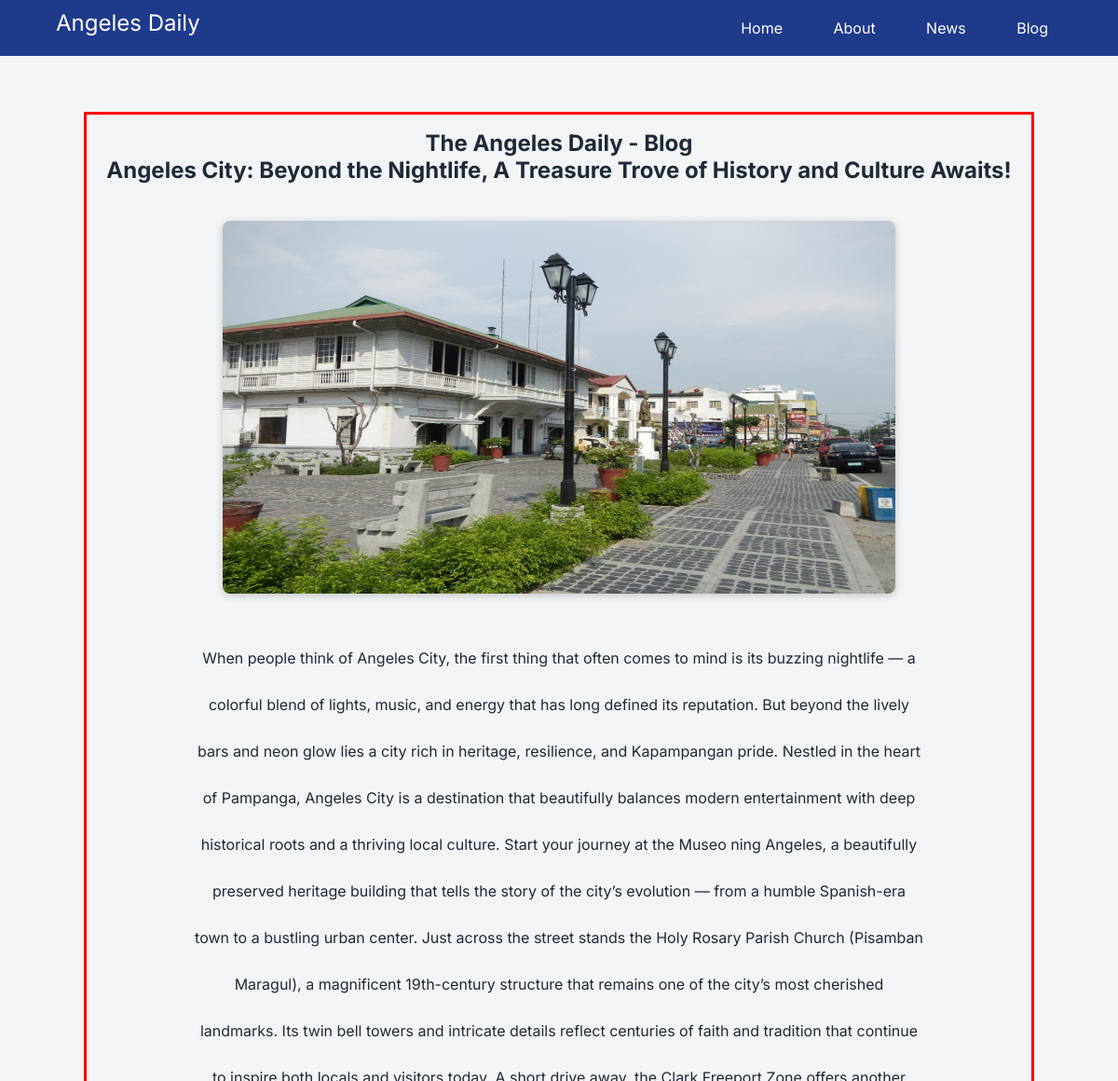
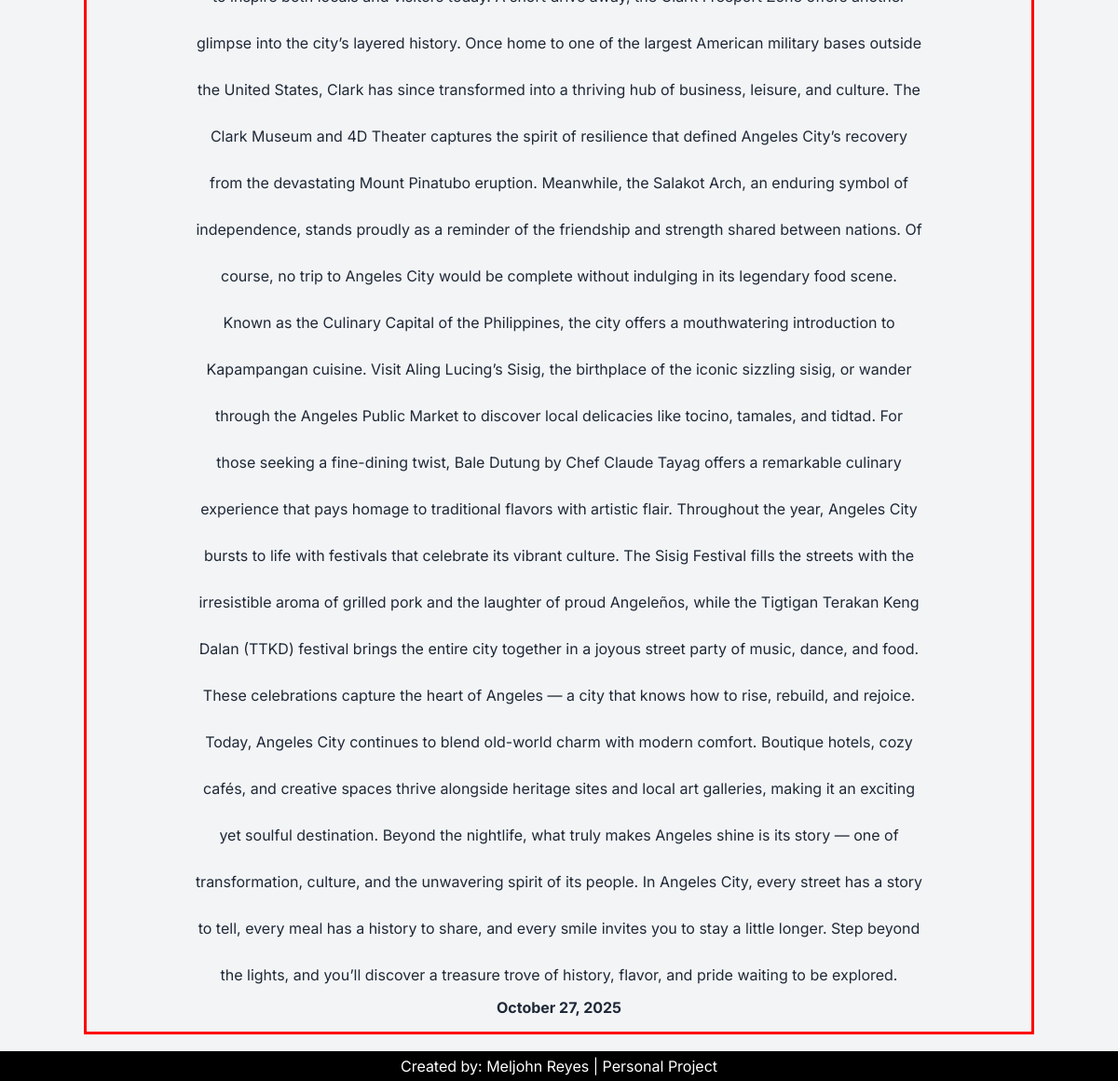
Screenshot of /blogs/1/ with the database file from the repository (2 pictures, top to bottom).
### newsapp/models.py (models this page shows, shortened)
class Blogs (models.Model):
    blog_title = models.CharField (max_length=100)
    blog_image = models.ImageField (upload_to="my_images", blank=True, null=True)
    blog_story = models.TextField()
    created_at =  models.DateTimeField (auto_now_add=True)

### newsapp/views.py (the view)
def blog_detail(request, pk):
    blogs = get_object_or_404 (Blogs, pk=pk)
    context = {
        'blogs': blogs
    }
    return render (request, "blog_details.html", context)

### templates/blog_details.html (shortened to what this page needs)
{% extends 'base.html' %}
{% block content%}
    <div class="blog-container-within">
        <h1>The Angeles Daily - Blog </h1>
        <div class="blog-grid">
            <div class="blog-card">
                <h2>{{ blogs.blog_title }}</h2>
                <div id="blog_image_wrapper">
                    {% if blogs.blog_image %}
                        <img src = "{{ blogs.blog_image.url }}" id="blog_image_id"alt ="blog_image">
                    {% endif %}
                </div>
                <div class="blog_text">
                    <p>{{ blogs.blog_story }}</p>
                </div>
                <span class="date"><strong>{{ blogs.created_at|date:"F j, Y" }}</strong></span>
            </div>
        </div>
    </div>
    {% endblock %}

### templates/base.html (shortened to what this page needs)
{% load static %}
<!DOCTYPE html>
<html lang="en">
<head>
    <link rel="stylesheet" href="{% static 'angeles_news/css/style.css' %}">
</head>
<body>
    <header>
        <div class="container">
            <div id="logo">Angeles Daily</div>
            <nav>
                <ul class="nav-links">
                    <li><a href="{% url 'home' %}">Home</a></li>
                    <li><a href="{% url 'about' %}">About</a></li>
                    <li><a href="{% url 'news_list' %}">News</a></li>
                    <li><a href="{% url 'blog_post' %}">Blog</a></li>
                </ul>
            </nav>
        </div>
    </header>
    <section class="content">
        <div class="container">
            {% block content%}{% endblock %}
        </div>
    </section>
    <footer class="footer">
        <p>Created by: Meljohn Reyes | Personal Project</p>
    </footer>
</body>
</html>

### static/angeles_news/css/style.css (style rules this page uses)
* { margin: 0; padding: 0; box-sizing: border-box; }
:root { --primary: #1e3a8a; --accent: #7F9DB1; --neutral: #f3f4f6; }
body { font-family: 'Inter', sans-serif; background-color: var(--neutral); color: #1f2937; margin: 0; padding: 0; }
.container { max-width: 2000px; margin: 0 40px; padding: 0 20px; overflow: hidden; }
header { background-color: var(--primary); color: #fff; padding: 10px 0; }
#logo { float: left; font-size: 1.5em; }
nav { float: right; }
.nav-links { list-style-type: none; margin: 0; padding: 0; }
.nav-links li { display: inline-block; margin-left: 20px; }
.nav-links li a { color: #fff; text-decoration: none; padding: 10px 15px; display: inline-block; transition: background-color 0.3s; }
.content { margin-top: 10px; padding: 0; width: 100%; max-width: none; }
.footer { position: fixed; left: 0; bottom: 0; line-height: 2; width: 100%; background-color: rgb(0, 0, 0); color: white; text-align: center; }
.blog-container-within { text-align: center; margin: 50px 30px; padding: 1rem; max-height: auto; border: 3px solid #ff0000; }
.blog_text { line-height: 50px; margin: 0 100px; }
#blog_image_wrapper { text-align: center; margin: 40px; }
#blog_image_id { width: 80%; height: 400px; border-radius: 8px; box-shadow: 0 2px 8px rgba(0, 0, 0, 0.2); }

### rows the page displays
Blogs: blog_title "Angeles City: Beyond the Nightlife, A Treasure Trove of History and Culture Awaits!", blog_image (picture), blog_story "When people think of Angeles City, the first thing that often comes to mind is its buzzing nightlife — a colorful blend of lights, music, and energy that has long defined its reputation. But beyond the lively bars and neon glow lies a city rich in heritage, resilience, and Kapampangan pride. Nestled in the heart of Pampanga, Angeles City is a destination that beautifully balances modern entertainment with deep historical roots and a thriving local culture. Start your journey at the Museo ning Angeles, a beautifully preserved heritage building that tells the story of the city’s evolution — from a humble Spanish-era town to a bustling urban center. Just across the street stands the Holy…", created_at "October 27, 2025"
